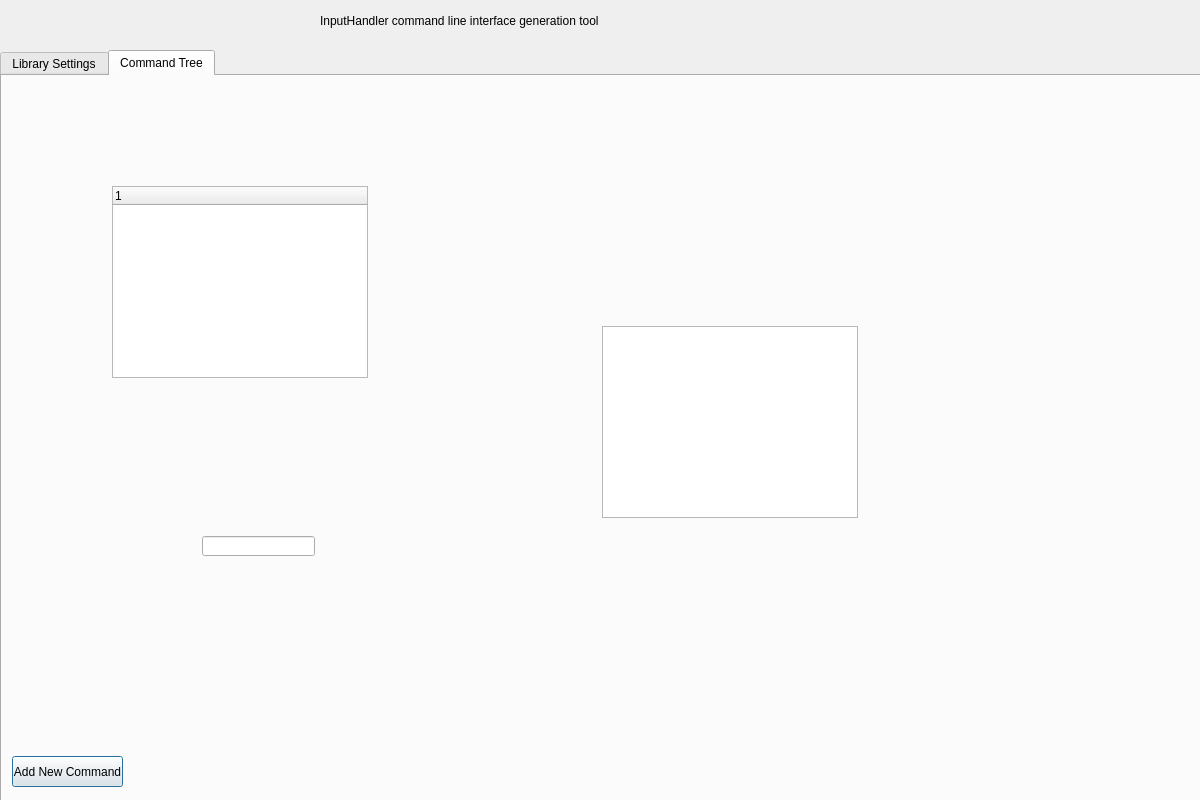
<?xml version="1.0" encoding="UTF-8"?>
<ui version="4.0">
 <class>Dialog</class>
 <widget class="QDialog" name="Dialog">
  <property name="geometry">
   <rect>
    <x>0</x>
    <y>0</y>
    <width>1200</width>
    <height>800</height>
   </rect>
  </property>
  <property name="windowTitle">
   <string>Dialog</string>
  </property>
  <widget class="QWidget" name="widget" native="true">
   <property name="geometry">
    <rect>
     <x>0</x>
     <y>0</y>
     <width>1201</width>
     <height>801</height>
    </rect>
   </property>
   <property name="styleSheet">
    <string notr="true">QWidget#widget{
background-color:color:rgb(227, 227, 227);}
</string>
   </property>
   <widget class="QLabel" name="label_2">
    <property name="geometry">
     <rect>
      <x>320</x>
      <y>10</y>
      <width>511</width>
      <height>21</height>
     </rect>
    </property>
    <property name="styleSheet">
     <string notr="true">font: 12pt &quot;OCR A Extended&quot;;
color: rgb(0, 0, 0);</string>
    </property>
    <property name="text">
     <string>InputHandler command line interface generation tool</string>
    </property>
   </widget>
   <widget class="QTabWidget" name="tabWidget">
    <property name="geometry">
     <rect>
      <x>0</x>
      <y>50</y>
      <width>1201</width>
      <height>771</height>
     </rect>
    </property>
    <property name="currentIndex">
     <number>1</number>
    </property>
    <widget class="QWidget" name="lib_settings">
     <attribute name="title">
      <string>Library Settings</string>
     </attribute>
    </widget>
    <widget class="QWidget" name="command_tree">
     <attribute name="title">
      <string>Command Tree</string>
     </attribute>
     <widget class="QPushButton" name="addnewcmdbutton">
      <property name="geometry">
       <rect>
        <x>10</x>
        <y>680</y>
        <width>111</width>
        <height>31</height>
       </rect>
      </property>
      <property name="text">
       <string>Add New Command</string>
      </property>
     </widget>
     <widget class="QTreeWidget" name="treeWidget">
      <property name="geometry">
       <rect>
        <x>110</x>
        <y>110</y>
        <width>256</width>
        <height>192</height>
       </rect>
      </property>
      <column>
       <property name="text">
        <string notr="true">1</string>
       </property>
      </column>
     </widget>
     <widget class="QTreeView" name="treeView">
      <property name="geometry">
       <rect>
        <x>600</x>
        <y>250</y>
        <width>256</width>
        <height>192</height>
       </rect>
      </property>
     </widget>
     <widget class="QLineEdit" name="lineEdit">
      <property name="geometry">
       <rect>
        <x>200</x>
        <y>460</y>
        <width>113</width>
        <height>20</height>
       </rect>
      </property>
     </widget>
    </widget>
   </widget>
  </widget>
 </widget>
 <resources/>
 <connections>
  <connection>
   <sender>addnewcmdbutton</sender>
   <signal>clicked()</signal>
   <receiver>treeWidget</receiver>
   <slot>clear()</slot>
   <hints>
    <hint type="sourcelabel">
     <x>67</x>
     <y>767</y>
    </hint>
    <hint type="destinationlabel">
     <x>239</x>
     <y>277</y>
    </hint>
   </hints>
  </connection>
 </connections>
</ui>
